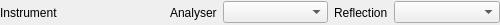
<?xml version="1.0" encoding="UTF-8"?>
<ui version="4.0">
 <class>InstrumentConfig</class>
 <widget class="QWidget" name="InstrumentConfig">
  <property name="geometry">
   <rect>
    <x>0</x>
    <y>0</y>
    <width>500</width>
    <height>25</height>
   </rect>
  </property>
  <property name="sizePolicy">
   <sizepolicy hsizetype="MinimumExpanding" vsizetype="Fixed">
    <horstretch>0</horstretch>
    <verstretch>0</verstretch>
   </sizepolicy>
  </property>
  <property name="windowTitle">
   <string>Form</string>
  </property>
  <layout class="QHBoxLayout" name="horizontalLayout_2">
   <property name="leftMargin">
    <number>0</number>
   </property>
   <property name="topMargin">
    <number>0</number>
   </property>
   <property name="rightMargin">
    <number>0</number>
   </property>
   <property name="bottomMargin">
    <number>0</number>
   </property>
   <item>
    <widget class="QLabel" name="lbInstrument">
     <property name="text">
      <string>Instrument</string>
     </property>
    </widget>
   </item>
   <item>
    <layout class="QHBoxLayout" name="loInstrument"/>
   </item>
   <item>
    <spacer name="horizontalSpacer_2">
     <property name="orientation">
      <enum>Qt::Horizontal</enum>
     </property>
     <property name="sizeHint" stdset="0">
      <size>
       <width>40</width>
       <height>20</height>
      </size>
     </property>
    </spacer>
   </item>
   <item>
    <widget class="QLabel" name="lbAnalyser">
     <property name="text">
      <string>Analyser</string>
     </property>
    </widget>
   </item>
   <item>
    <widget class="QComboBox" name="cbAnalyser">
     <property name="sizePolicy">
      <sizepolicy hsizetype="Expanding" vsizetype="Fixed">
       <horstretch>0</horstretch>
       <verstretch>0</verstretch>
      </sizepolicy>
     </property>
    </widget>
   </item>
   <item>
    <widget class="QLabel" name="lbReflection">
     <property name="text">
      <string>Reflection</string>
     </property>
    </widget>
   </item>
   <item>
    <widget class="QComboBox" name="cbReflection">
     <property name="sizePolicy">
      <sizepolicy hsizetype="Expanding" vsizetype="Fixed">
       <horstretch>0</horstretch>
       <verstretch>0</verstretch>
      </sizepolicy>
     </property>
    </widget>
   </item>
  </layout>
 </widget>
 <resources/>
 <connections/>
</ui>
